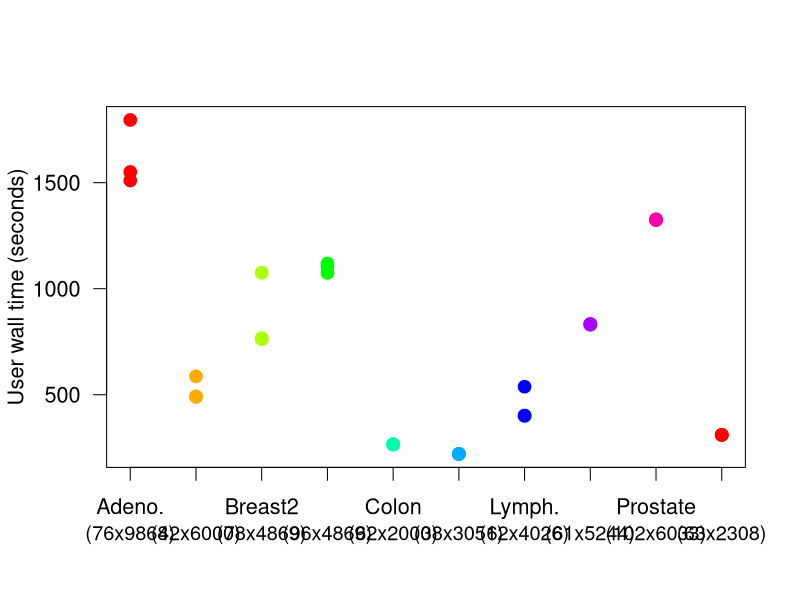

R code for this plot:
timings <- scan("web.bnchmk.txt")
## we forgot to run Leukemia first time, we enter the three values here
timings <- c(timings, 221.606, 220.339, 220.343)
data.sets <- c('Colon',
               'Srbct',
               'NCI',
               'Prostate',
               'Breast3',
               'Breast2',
               'Lymph.',
               'Brain',
               'Adeno.')
data.sets <- factor(c(rep(data.sets, 3), rep("Leuk.", 3)))

postscript("web_timings.eps", width = 11, height = 8, paper = "special")
#pdf("web_timings.pdf", width = 11, height = 8, paper = "special")
par(las = 1)
par(cex = 1.3)
par(cex.lab = 1)
stripchart(timings ~ data.sets, vertical = TRUE, pch = 19,
           col = rainbow(9), xlab = "",
           ylab = "User wall time (seconds)")

mtext("(76x9868)", side = 1, at = 1, line = 2, cex = 1.2)
mtext("(42x6000)", side = 1, at = 2, line = 2, cex = 1.2)
mtext("(78x4869)", side = 1, at = 3, line = 2, cex = 1.2)
mtext("(96x4869)", side = 1, at = 4, line = 2, cex = 1.2)
mtext("(62x2000)", side = 1, at = 5, line = 2, cex = 1.2)
mtext("(38x3051)", side = 1, at = 6, line = 2, cex = 1.2)
mtext("(62x4026)", side = 1, at = 7, line = 2, cex = 1.2)
mtext("(61x5244)", side = 1, at = 8, line = 2, cex = 1.2)
mtext("(102x6033)", side = 1, at = 9, line = 2, cex = 1.2)
mtext("(63x2308)", side = 1, at = 10, line = 2, cex = 1.2)
dev.off()

